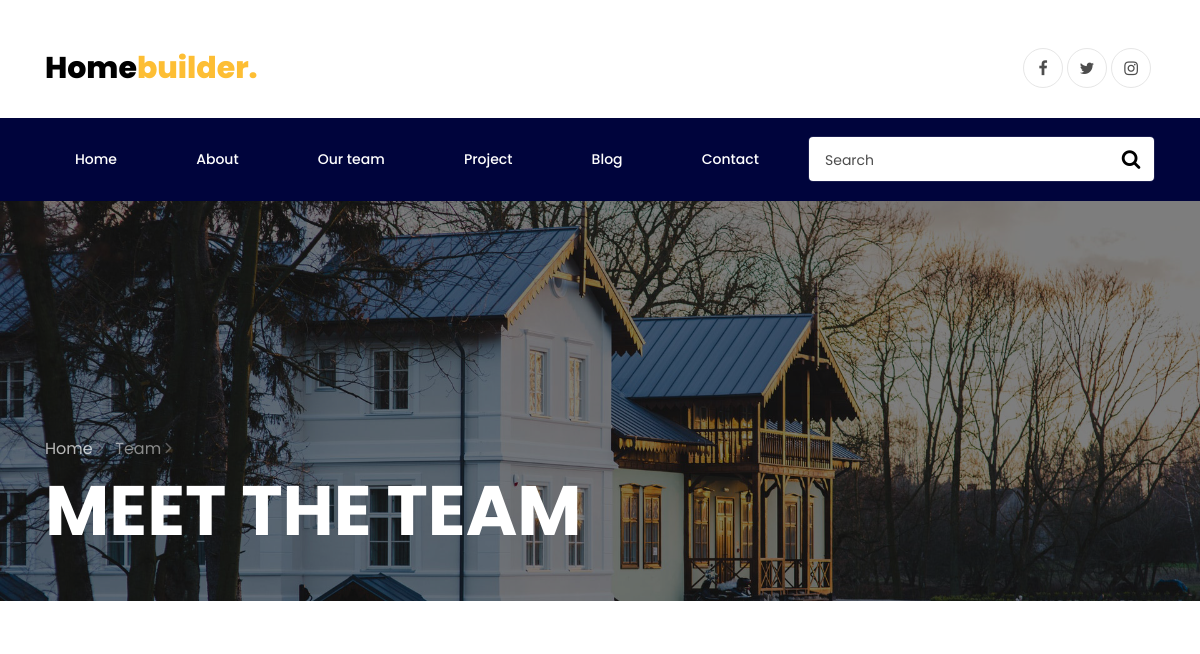
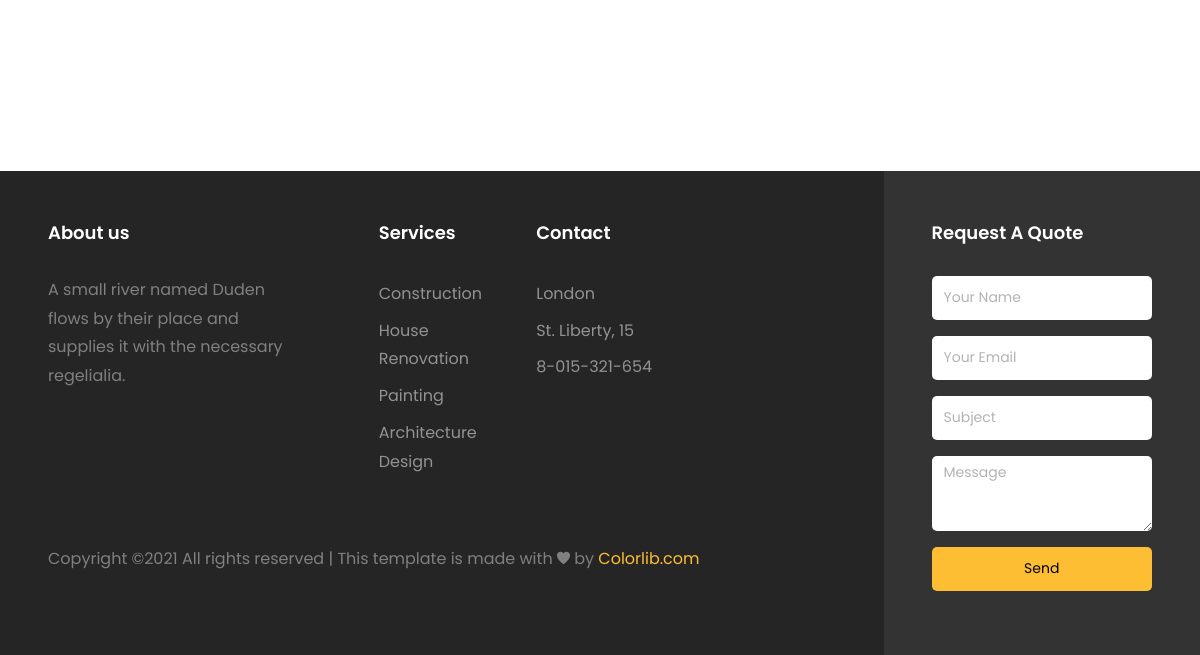
The page /team/ on the database as committed earlier (2 pictures, top to bottom).
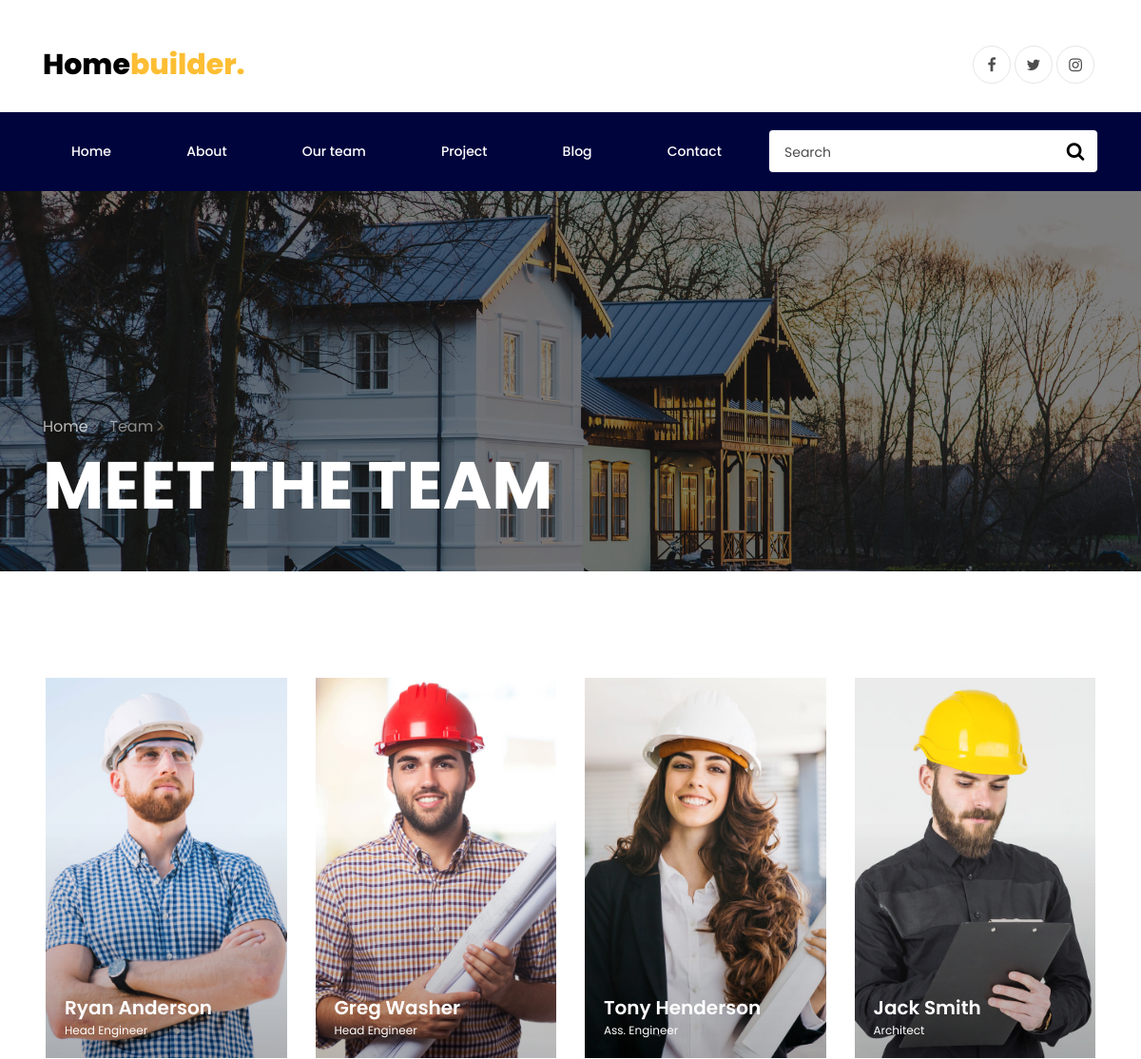
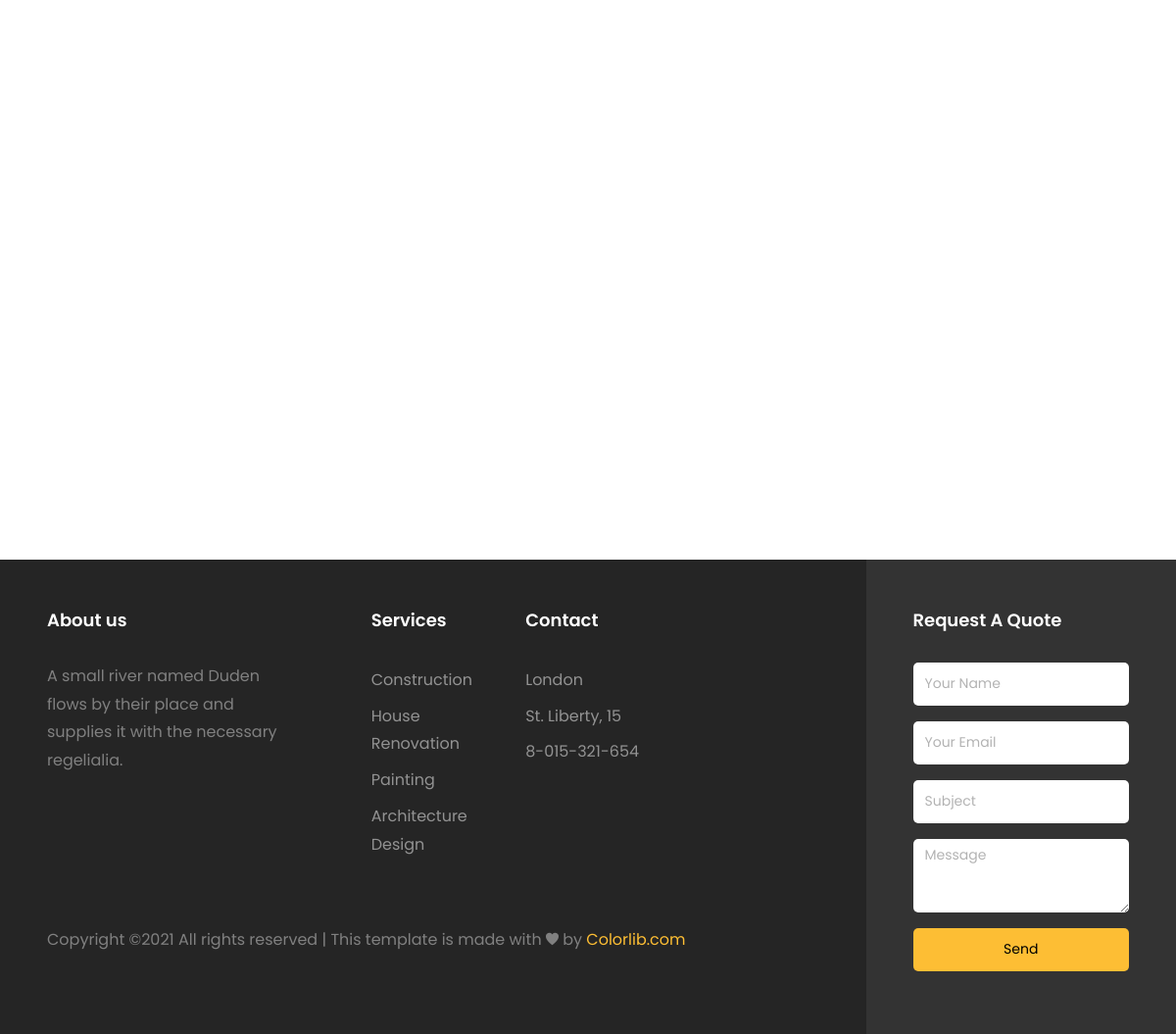
The same page on the database as committed later (2 pictures, top to bottom).
### team/models.py (models this page shows, shortened)
class Employee(models.Model):
    name = models.CharField('Имя', max_length=30)
    position = models.CharField('Должность', max_length=30)
    image = models.ImageField('Картинка', upload_to='static/images')
    description = models.CharField('Описание', max_length=200)
    class Meta:
        verbose_name = "Сотрудник"
        verbose_name_plural = "Сотрудники"

### main/views.py (the view)
# urls.py: path('team/', team, name='team')
def team(request):
    employee = Employee.objects.all()
    data = {
        'menu': menu,
        'facebook': 'https://www.facebook.com/TheElonmus',
        'twitter': 'https://twitter.com/elonmusk',
        'instagram': 'https://www.instagram.com/elonrmuskk/',
        'construction': 'Construction',
        'renovation': 'House Renovation',
        'painting': 'Painting',
        'design': 'Architecture Design',
        'contact': 'Contact',
        'city': 'London',
        'adres': 'St. Liberty, 15',
        'tel': '8-015-321-654',
        'employees': employee,
    }
    return render(request, 'main/team.html', data)

### main/templates/main/team.html (shortened to what this page needs)
{% extends 'main/base.html' %}
{% load static %}
{% block content %}
    <section class="hero-wrap hero-wrap-2" style="background-image: url({% static 'images/bg_3.jpg' %});" data-stellar-background-ratio="0.5">
      <div class="overlay"></div>
      <div class="container">
        <div class="row no-gutters slider-text align-items-end">
          <div class="col-md-9 ftco-animate pb-5">
          	<p class="breadcrumbs mb-2"><span class="mr-2"><a href="index.html">Home <i class="ion-ios-arrow-forward"></i></a></span> <span>Team <i class="ion-ios-arrow-forward"></i></span></p>
            <h1 class="mb-0 bread">Meet the Team</h1>
          </div>
        </div>
      </div>
    </section>
    <section class="ftco-section">
    	<div class="container-fluid px-md-5">
        <div class="row">
			{% for employee in employees %}
        	<div class="col-lg-3 col-sm-6">
        		<div class="block-2 ftco-animate">
	            <div class="flipper">
	              <div class="front" style="background-image: url({{ employee.image }});">
	                <div class="box">
	                  <h2>{{ employee.name }}</h2>
	                  <p>{{ employee.position }}</p>
	                </div>
	              </div>
	              <div class="back">
	                <blockquote>
	                  <p>{{ employee.description }}</p>
	                </blockquote>
	                <div class="author d-flex">
	                  <div class="image align-self-center">
	                  </div>
	                  <div class="name align-self-center ml-3">{{ employee.name }}<span class="position">{{ employee.position }}</span></div>
	                </div>
	              </div>
	            </div>
	          </div>
        	</div>
			{% endfor %}
        </div>
    	</div>
    </section>
{% endblock %}

### main/templates/main/base.html (shortened to what this page needs)
{% load static %}
<!DOCTYPE html>
<html lang="en">
  <head>
    <link rel="stylesheet" href="https://stackpath.bootstrapcdn.com/font-awesome/4.7.0/css/font-awesome.min.css">
    <link rel="stylesheet" href="{% static 'css/animate.css' %}">
    <link rel="stylesheet" href="{% static 'css/owl.carousel.min.css' %}">
    <link rel="stylesheet" href="{% static 'css/owl.theme.default.min.css' %}">
    <link rel="stylesheet" href="{% static 'css/magnific-popup.css' %}">
    <link rel="stylesheet" href="{% static 'css/ionicons.min.css' %}">
    <link rel="stylesheet" href="{% static 'css/flaticon.css' %}">
    <link rel="stylesheet" href="{% static 'css/icomoon.css' %}">
    <link rel="stylesheet" href="{% static 'css/style.css' %}">
  </head>
  <body>
    <div class="container pt-5">
			<div class="row justify-content-between">
				<div class="col">
					<a class="navbar-brand" href="index.html">Home<span>builder.</span></a>
				</div>
				<div class="col d-flex justify-content-end">
					<div class="social-media">
		    		<p class="mb-0 d-flex">
						<a href="{{ facebook }}" class="d-flex align-items-center justify-content-center"><span class="fa fa-facebook"><i class="sr-only">Facebook</i></span></a>
		    			<a href="{{ twitter }}" class="d-flex align-items-center justify-content-center"><span class="fa fa-twitter"><i class="sr-only">Twitter</i></span></a>
		    			<a href="{{ instagram }}" class="d-flex align-items-center justify-content-center"><span class="fa fa-instagram"><i class="sr-only">Instagram</i></span></a>
		    		</p>
	        </div>
				</div>
			</div>
		</div>
		<nav class="navbar navbar-expand-lg navbar-dark ftco_navbar bg-dark ftco-navbar-light" id="ftco-navbar">
	    <div class="container">
				<form action="#" class="searchform order-lg-last">
          <div class="form-group d-flex">
            <input type="text" class="form-control pl-3" placeholder="Search">
            <button type="submit" placeholder="" class="form-control search"><span class="fa fa-search"></span></button>
          </div>
        </form>
			{% for m,menu_url in menu.items %}
	      <div class="collapse navbar-collapse" id="ftco-nav">
	        <ul class="navbar-nav mr-auto">
	        	<li class="nav-item"><a href="{{ menu_url }}" class="nav-link">{{ m }}</a></li>
	        </ul>
	      </div>
			{% endfor %}
	    </div>
	  </nav>
  {% block content %}{% endblock %}
      <footer class="footer">
			<div class="container-fluid px-lg-5">
				<div class="row">
					<div class="col-md-9 py-5">
						<div class="row">
							<div class="col-md-4 mb-md-0 mb-4">
								<h2 class="footer-heading">About us</h2>
								<p>A small river named Duden flows by their place and supplies it with the necessary regelialia.</p>
								<ul class="ftco-footer-social p-0">
		            </ul>
							</div>
							<div class="col-md-8">
								<div class="row justify-content-center">
									<div class="col-md-12 col-lg-10">
										<div class="row">
											<div class="col-md-4 mb-md-0 mb-4">
												<h2 class="footer-heading">Services</h2>
												<ul class="list-unstyled">
						              <li><a href="#" class="py-1 d-block">{{ construction}}</a></li>
						              <li><a href="#" class="py-1 d-block">{{ renovation }}</a></li>
						              <li><a href="#" class="py-1 d-block">{{ painting }}</a></li>
						              <li><a href="#" class="py-1 d-block">{{ design }}</a></li>
						            </ul>
											</div>
											<div class="col-md-4 mb-md-0 mb-4">
												<h2 class="footer-heading">{{ contact }}</h2>
												<ul class="list-unstyled">
						              <li><a href="#" class="py-1 d-block">{{ city }}</a></li>
						              <li><a href="#" class="py-1 d-block">{{ adres }}</a></li>
						              <li><a href="#" class="py-1 d-block">{{ tel }}</a></li>
						                   </ul>
											</div>
										</div>
									</div>
								</div>
							</div>
						</div>
						<div class="row mt-md-5">
							<div class="col-md-12">
								<p class="copyright">
					  Copyright &copy;<script>document.write(new Date().getFullYear());</script> All rights reserved | This template is made with <i class="ion-ios-heart" aria-hidden="true"></i> by <a href="https://colorlib.com" target="_blank">Colorlib.com</a>
					  </p>
							</div>
						</div>
					</div>
					<div class="col-md-3 py-md-5 py-4 aside-stretch-right pl-lg-5">
						<h2 class="footer-heading">Request A Quote</h2>
						<form action="#" class="contact-form">
              <div class="form-group">
                <input type="text" class="form-control" placeholder="Your Name">
              </div>
              <div class="form-group">
                <input type="text" class="form-control" placeholder="Your Email">
              </div>
              <div class="form-group">
                <input type="text" class="form-control" placeholder="Subject">
              </div>
              <div class="form-group">
                <textarea name="" id="" cols="30" rows="3" class="form-control" placeholder="Message"></textarea>
              </div>
              <div class="form-group">
              	<button type="submit" class="form-control submit px-3">Send</button>
              </div>
            </form>
					</div>
				</div>
			</div>
		</footer>
  </body>
</html>

Rows that differ between the two databases and show on the page:
added Employee: image (picture), name "Ryan Anderson", position "Head Engineer"
added Employee: image (picture), name "Greg Washer", position "Head Engineer"
added Employee: image (picture), name "Tony Henderson", position "Ass. Engineer"
added Employee: image (picture), name "Jack Smith", position "Architect"
